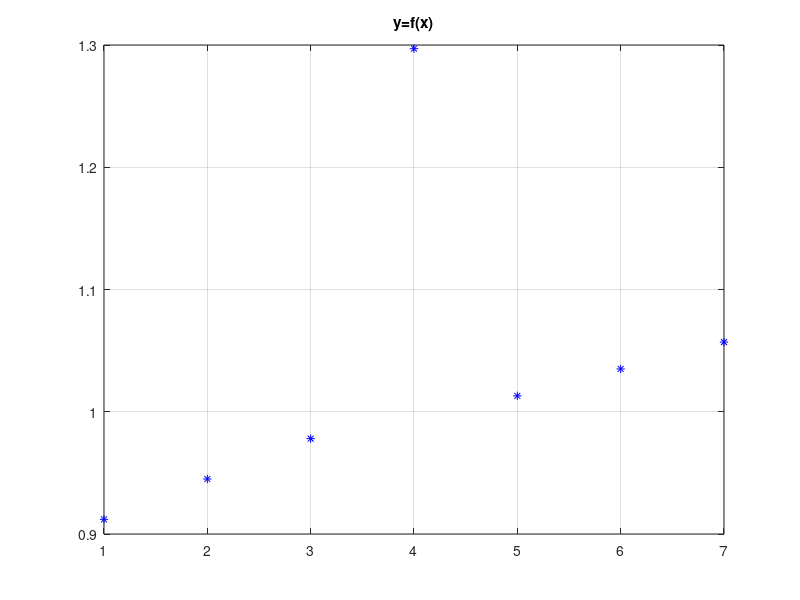
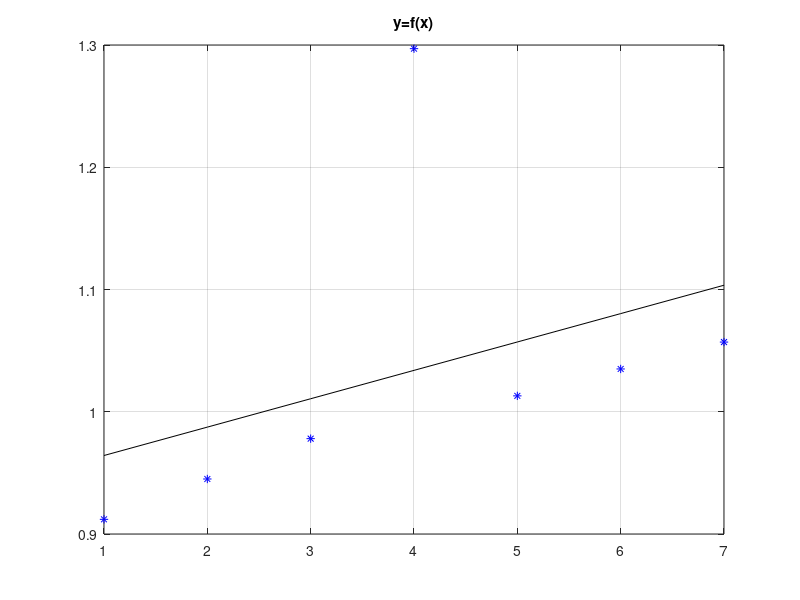
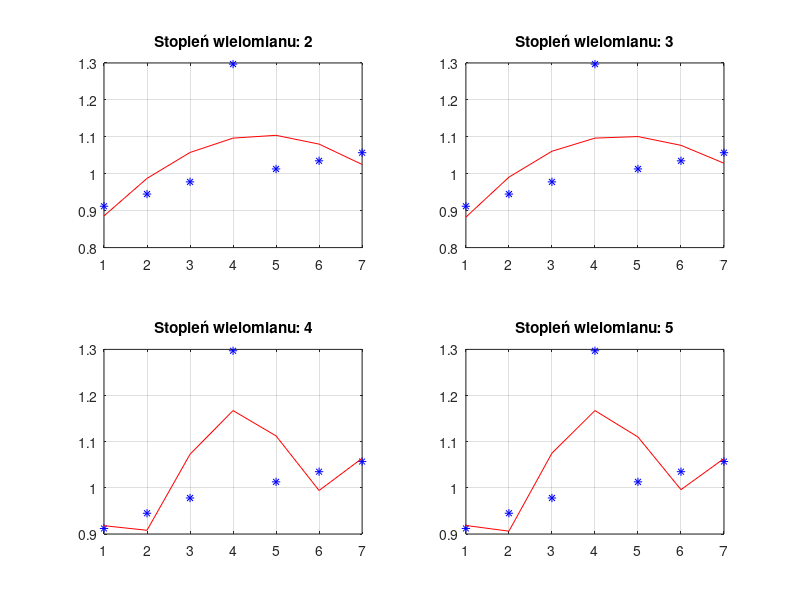

Write MATLAB code to recreate these figures, in order.
clear all;
close all;
clc;
% W wyniku pomiaru otrzymano nastepujace liczby ( x = numer pomiaru, y = wartosc )

%x = [ 1 2 3 4 5 6 7 8 9 10];
%y = [ 0.912 0.945 0.978 0.997 1.013 1.035 1.057 1.062 1.082 1.097];

x = [ 1 2 3 4 5 6 7 ];
y = [ 0.912 0.945 0.978 1.297 1.013 1.035 1.057];

figure; plot( x, y, 'b*' ); title('y=f(x)'); grid;
% Aproksymacja linia prosta: y = a * x + b
if(0) % OGOLNIE - rozwiazanie rownania macierzowego
    xt = x'; yt = y'; N = length( xt ); % X * ab
    X = [ xt, ones(N,1) ]; % y(n) = a*x(n) + b = | x(1) 1 | * | a |
    ab = X \ yt; % y(1) = a*x(1) + b = | x(2) 1 | | b |
    a = ab(1), b = ab(2), % y(2) = a*x(2) + b = | x(3) 1 |
else % W TYM PRZYPADKU - na podstawie wyprowadzonych wzorow
    xm = mean( x ); % srednia wartosc wektora x
    ym = mean( y ); % srednia wartosc wektora y
    xr = x - xm; % wektor x - srednia x (od kazdego elementu)
    yr = y - ym; % wektor y - srednia y (od kazdego elementu)
    a = (xr * yr') / (xr * xr') % obliczenie wsp a prostej, to samo
    % inaczej: a = sum( xr .* yr ) / sum( xr .* xr )
    b = ym - a * xm % obliczenie wsp b prostej
end
figure; plot( x, y, 'b*', x, a*x+b, 'k-' ); title('y=f(x)'); grid;
% Takze wielomiany wyzszych rzedow
figure;
p = polyfit( x, y, 2 ), % a=p(1), b=p(2)
subplot(221); plot( x, y, 'b*', x, polyval(p,x), 'r-' ); title('Stopień wielomianu: 2'); grid;
p = polyfit( x, y, 3 ), % a=p(1), b=p(2)
subplot(222); plot( x, y, 'b*', x, polyval(p,x), 'r-' ); title('Stopień wielomianu: 3'); grid;
p = polyfit( x, y, 4 ), % a=p(1), b=p(2)
subplot(223); plot( x, y, 'b*', x, polyval(p,x), 'r-' ); title('Stopień wielomianu: 4'); grid;
p = polyfit( x, y, 5 ), % a=p(1), b=p(2)
subplot(224); plot( x, y, 'b*', x, polyval(p,x), 'r-' ); title('Stopień wielomianu: 5'); grid;
